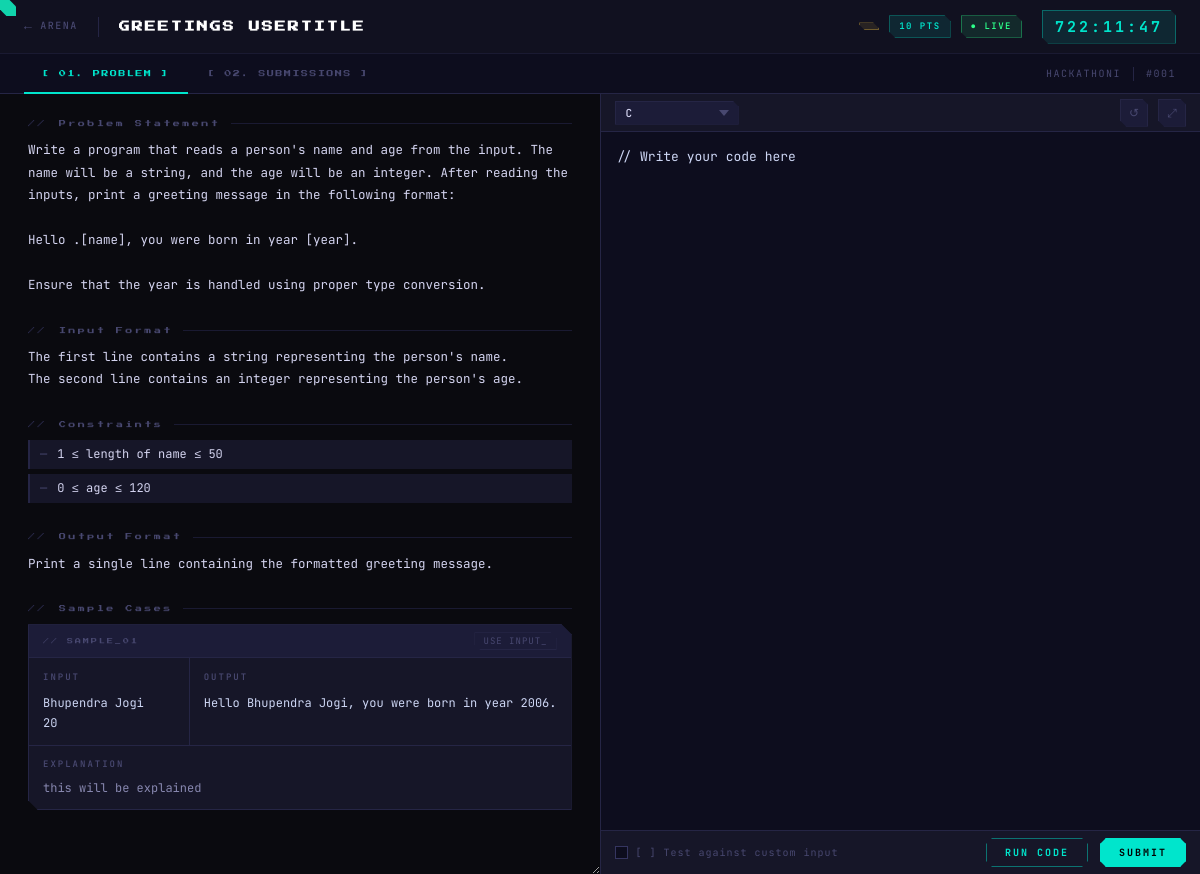
Page /contest/5/problem/1/ide/ (signed in) on the committed database.
### home/models.py (models this page shows, shortened)
class Problem(models.Model):
    title = models.CharField(max_length=200)
    statement = models.TextField()
    input_format = models.TextField()
    output_format = models.TextField()
    constraints = models.TextField()
    is_special_judge = models.BooleanField(default=False,
                                           help_text="Check output via custom logic rather than exact match")
    special_judge_script = models.TextField(blank=True, null=True, help_text="Python script to validate output")
    allowed_languages = models.ManyToManyField(Language, related_name='problems')

class ContestProblem(models.Model):
    DIFFICULTY_CHOICES = [
        ('EASY', 'Easy'),
        ('MEDIUM', 'Medium'),
        ('HARD', 'Hard'),
    ]
    contest = models.ForeignKey(Contest, on_delete=models.CASCADE)
    problem = models.ForeignKey(Problem, on_delete=models.CASCADE)
    points = models.IntegerField(default=10)
    difficulty = models.CharField(max_length=10, choices=DIFFICULTY_CHOICES, default='EASY')
    class Meta:
        unique_together = ('contest', 'problem')

class Contest(models.Model):
    name = models.CharField(max_length=200)
    description = models.TextField()
    start_time = models.DateTimeField()
    end_time = models.DateTimeField()
    passkey = models.CharField(max_length=50, blank=True, null=True)
    tags = models.CharField(max_length=200, blank=True, help_text="Comma-separated tags (e.g. AI, WEB, DSA)")
    prize = models.CharField(max_length=100, blank=True, help_text="Prize pool info")
    penalty_minutes = models.IntegerField(default=10, help_text="Penalty in minutes added per wrong submission")
    problems = models.ManyToManyField(Problem, through='ContestProblem', related_name='contests')

class TestCase(models.Model):
    problem = models.ForeignKey(Problem, on_delete=models.CASCADE, related_name='testcases')
    input_data = models.TextField(help_text="Input given to the student's program")
    expected_output = models.TextField(help_text="What the program should return")
    is_sample = models.BooleanField(default=False, help_text="Visible to students for debugging")
    explanation = models.TextField(blank=True, null=True, help_text="Explanation for sample cases")

### home/views.py (the view)
# urls.py: path('contest/<int:contest_id>/problem/<int:problem_id>/ide/', views.problem_ide_view, name='problem_ide'),
@login_required
def problem_ide_view(request, contest_id, problem_id):
    contest = get_object_or_404(Contest, id=contest_id)
    cp = get_object_or_404(ContestProblem, contest=contest, problem__id=problem_id)
    problem = cp.problem
    now = timezone.now()
    UserProblemSession.objects.get_or_create(user=request.user, contest=contest, problem=problem)
    if now < contest.start_time:
        contest_status = 'UPCOMING'
    elif now > contest.end_time:
        contest_status = 'ENDED'
    else:
        contest_status = 'LIVE'
    contest_problem_ids = list(
        ContestProblem.objects.filter(contest=contest)
        .order_by('id')
        .values_list('problem_id', flat=True)
    )
    try:
        problem_number = contest_problem_ids.index(problem.id) + 1
    except ValueError:
        problem_number = 1
    raw_constraints = problem.constraints or ''
    constraint_lines = [line.strip() for line in raw_constraints.splitlines() if line.strip()]
    if len(constraint_lines) <= 1 and ';' in raw_constraints:
        constraint_lines = [line.strip() for line in raw_constraints.split(';') if line.strip()]
    sample_cases = problem.testcases.filter(is_sample=True).order_by('id')
    allowed_languages_qs = problem.allowed_languages.all().order_by('name')
    if not allowed_languages_qs.exists():
        allowed_languages_qs = Language.objects.all().order_by('name')
    allowed_languages = list(allowed_languages_qs)
    import json
    stubs_dict = {}
    for stub in problem.stubs.select_related('language'):
        stubs_dict[stub.language.slug] = stub.starter_code
    code_stubs_json = json.dumps(stubs_dict)
    context = {
        'contest': contest,
        'problem': problem,
        'contest_problem': cp,
        'contest_status': contest_status,
        'contest_end_unix': int(contest.end_time.timestamp()),
        'problem_number': problem_number,
        'constraint_lines': constraint_lines,
        'sample_cases': sample_cases,
        'allowed_languages': allowed_languages,
        'code_stubs_json': code_stubs_json,
    }
    return render(request, 'home/problem_ide.html', context)

### home/templates/home/problem_ide.html (shortened to what this page needs)
{% extends "home/base.html" %}
{% block content %}
<header class="page-header">
  <a class="header-back" href="{% url 'contest_lobby' contest.id %}">
    <span class="arr">←</span>
    <span>ARENA</span>
  </a>
  <h1 class="header-title">
    <span class="accent">{{ problem.title|upper }}</span>
  </h1>
  <div class="header-meta">
    <span class="meta-badge badge-diff">
    </span>
    <span class="meta-badge badge-pts">{{ contest_problem.points }} PTS</span>
    <span
      class="meta-badge badge-status {% if contest_status == 'UPCOMING' %}badge-status-upcoming{% elif contest_status == 'ENDED' %}badge-status-ended{% endif %}">●
      {{ contest_status }}</span>
  </div>
  <div class="header-timer" id="pageTimer">02:14:55</div>
</header>
<div class="tab-bar" role="tablist">
  <button class="tab-btn active" data-tab="problem" role="tab" aria-selected="true">
    [ 01. PROBLEM ]
  </button>
  <button class="tab-btn" data-tab="submissions" role="tab" aria-selected="false">
    [ 02. SUBMISSIONS ]
  </button>
  <div class="tab-spacer"></div>
  <div class="tab-bar-right">
    <span>{{ contest.name|upper }}</span>
    <span>#{{ problem_number|stringformat:"03d" }}</span>
  </div>
</div>
<div class="content-area">
  <div class="tab-panel active" id="panel-problem">
    <div class="briefing">
      <div class="briefing-scroll" id="briefingScroll">
        <div class="briefing-section">
          <div class="section-label">Problem Statement</div>
          <div class="problem-text">
            {{ problem.statement|default:"Problem statement not available."|linebreaksbr }}
          </div>
        </div>
        <div class="briefing-section">
          <div class="section-label">Input Format</div>
          <div class="problem-text">
            {{ problem.input_format|default:"Input format not provided."|linebreaksbr }}
          </div>
        </div>
        <div class="briefing-section">
          <div class="section-label">Constraints</div>
          <ul class="constraint-list">
            {% if constraint_lines %}
            {% for constraint in constraint_lines %}
            <li>{{ constraint }}</li>
            {% endfor %}
            {% else %}
            <li>No constraints provided.</li>
            {% endif %}
          </ul>
        </div>
        <div class="briefing-section">
          <div class="section-label">Output Format</div>
          <div class="problem-text">
            {{ problem.output_format|default:"Output format not provided."|linebreaksbr }}
          </div>
        </div>
        <div class="briefing-section">
          <div class="section-label">Sample Cases</div>
          {% if sample_cases %}
          {% for sample in sample_cases %}
          <div class="sample-block">
            <div class="sample-header">
              <span class="sample-id">// SAMPLE_{{ forloop.counter|stringformat:"02d" }}</span>
              {% if sample.input_data %}
              <button class="sample-copy-btn" onclick="copyToEditor('{{ sample.input_data|escapejs }}', this)">USE
                INPUT_</button>
              {% else %}
              <button class="sample-copy-btn" onclick="copyToEditor('', this)">USE INPUT_</button>
              {% endif %}
            </div>
            <div class="sample-io">
              <div class="sample-col">
                <div class="sample-col-label">Input</div>
                <pre class="sample-code">{{ sample.input_data|default_if_none:'' }}</pre>
              </div>
              <div class="sample-col">
                <div class="sample-col-label">Output</div>
                <pre class="sample-code">{{ sample.expected_output|default_if_none:'' }}</pre>
              </div>
            </div>
            <div class="sample-explanation">
              <div class="sample-explanation-label">Explanation</div>
              <p class="sample-explanation-text">
                {% if sample.explanation %}
                {{ sample.explanation|linebreaksbr }}
                {% else %}
                No explanation provided.
                {% endif %}
              </p>
            </div>
          </div>
          {% endfor %}
          {% else %}
          <p class="problem-text">No sample cases available for this problem.</p>
          {% endif %}
        </div>
      </div>
    </div>
    <div class="execution" id="executionPanel">
      <div class="exec-topbar">
        <select class="lang-select" id="langSelect">
          {% for lang in allowed_languages %}
          <option value="{{ lang.slug }}" data-ace-mode="{{ lang.ace_mode }}">{{ lang.name }}</option>
          {% empty %}
          <option value="plain" data-ace-mode="text">Plain Text</option>
          {% endfor %}
        </select>
        <div style="position:relative;">
          <button class="icon-btn" title="Reset Code" id="resetBtn" onclick="resetCode()">↺</button>
        </div>
        <div style="position:relative;">
          <button class="icon-btn" title="Expand Editor" id="expandBtn" onclick="toggleExpand()">⤢</button>
        </div>
      </div>
      <div class="editor-area">
        <textarea class="code-editor code-editor-fallback" id="codeEditorFallback" spellcheck="false" autocorrect="off"
          autocapitalize="off" placeholder="# Write your solution here..."></textarea>
      </div>
      <div class="exec-bottombar">
        <label class="custom-input-toggle" onclick="toggleCustomInput()">
          <div class="custom-cb" id="customCb"></div>
          <span class="custom-input-label">[ ] Test against custom input</span>
        </label>
        <button class="btn-run" id="btnRun" onclick="runCode()">RUN CODE</button>
        <button class="btn-submit" id="btnSubmit" onclick="submitCode()">SUBMIT</button>
      </div>
    </div>
  </div>
</div>
{% endblock %}

### home/static/home/css/style.css (style rules this page uses)
:root { --obsidian: #0a0a0f; --deep: #0d0d1a; --surface: #111120; --card: #16162a; --border: #2a2a4a; --cyan: #00ffe5; --cyan-dim: #00ffe540; --purple: #7b2fff; --purple-dim: #7b2fff30; --lava: #ff5c1a; --green: #39ff14; --white: #e8e8ff; --muted: #6b6b9a; --pixel: 4px; }
* { margin: 0; padding: 0; box-sizing: border-box; }
html { scroll-behavior: smooth; }
body { background: var(--obsidian); color: var(--white); font-family: 'JetBrains Mono', monospace; overflow-x: hidden; cursor: none; }
.section-label { font-family: 'Press Start 2P', monospace; font-size: 9px; color: var(--purple); letter-spacing: 4px; margin-bottom: 16px; display: flex; align-items: center; gap: 12px; }
.section-label::before { content: '//'; color: var(--muted); }

### rows in the picture
Problem: title "GREETINGS USERTITLE", statement "Write a program that reads a person's name and age from the input. The name will be a string, and the age will be an integer. After reading the inputs, print a greeting message in the following format: Hello .[name], you were born in year [year]. Ensure that the year is handled using proper type conversion.", input_format "The first line contains a string representing the person's name. The second line contains an integer representing the person's age.", output_format "Print a single line containing the formatted greeting message."
ContestProblem: points "10"
Contest: name "HACKATHONI"
TestCase: input_data "Bhupendra Jogi 20", expected_output "Hello Bhupendra Jogi, you were born in year 2006.", explanation "this will be explained"

### other values in the picture
{{ contest_status }} "LIVE"
{{ problem_number|stringformat:"03d" }} "001"
{{ constraint }} "1 ≤ length of name ≤ 50" "0 ≤ age ≤ 120"
form field value "C"
